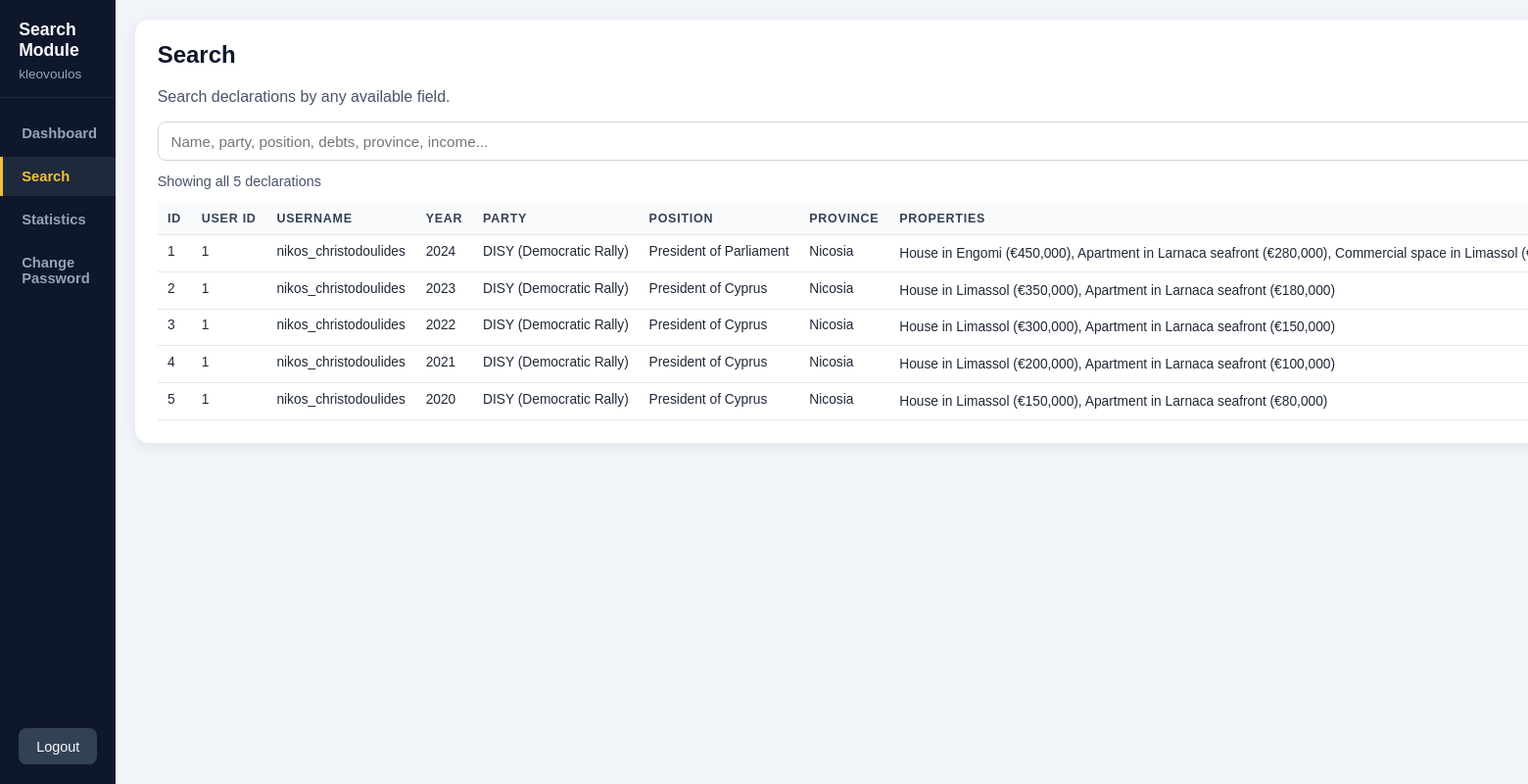
Page /modules/list.php (signed in) on the committed database.
### tables this page shows
CREATE TABLE declarations (
    id INT AUTO_INCREMENT PRIMARY KEY,
    user_id INT NOT NULL,
    declaration_year YEAR NOT NULL,
    party VARCHAR(255) NOT NULL,
    position VARCHAR(255) NOT NULL,
    province VARCHAR(255) NOT NULL,
    properties TEXT,
    vehicles TEXT,
    shares TEXT,
    debts TEXT,
    income DECIMAL(15, 2),
    created_at TIMESTAMP DEFAULT CURRENT_TIMESTAMP,
    FOREIGN KEY (user_id) REFERENCES users (id) ON DELETE CASCADE
);

CREATE TABLE users (
    id INT AUTO_INCREMENT PRIMARY KEY,
    username VARCHAR(255) NOT NULL UNIQUE,
    email VARCHAR(255) NOT NULL UNIQUE,
    password_hash TEXT NOT NULL,
    role ENUM('citizen', 'politician', 'admin') NOT NULL,
    created_at TIMESTAMP DEFAULT CURRENT_TIMESTAMP
);

### modules/list.php (the view, shortened to what this page needs)
<?php
require_once '../includes/db.php';
$isLoggedInCitizen = isset($_SESSION['user_id']) && (($_SESSION['role'] ?? '') === 'citizen');
$username = trim((string) ($_SESSION['username'] ?? 'Guest'));
$keyword = trim($_GET['keyword'] ?? '');
$results = [];
if ($keyword !== '') {
    $kw = '%' . $keyword . '%';
    $stmt = $pdo->prepare(
        'SELECT d.*, u.username
         FROM declarations d
         JOIN users u ON d.user_id = u.id
         WHERE u.username LIKE :kw
            OR CAST(d.id AS CHAR) LIKE :kw
            OR CAST(d.user_id AS CHAR) LIKE :kw
            OR CAST(d.declaration_year AS CHAR) LIKE :kw
                OR d.party LIKE :kw
                OR d.position LIKE :kw
                OR d.province LIKE :kw
            OR d.properties LIKE :kw
            OR d.vehicles LIKE :kw
            OR d.shares LIKE :kw
            OR d.debts LIKE :kw
                OR CAST(d.created_at AS CHAR) LIKE :kw
            OR CAST(d.income AS CHAR) LIKE :kw
         ORDER BY d.declaration_year DESC, u.username ASC'
    );
    $stmt->execute([':kw' => $kw]);
    $results = $stmt->fetchAll();
} else {
    $stmt = $pdo->prepare(
        'SELECT d.*, u.username
         FROM declarations d
         JOIN users u ON d.user_id = u.id
         ORDER BY d.declaration_year DESC, u.username ASC'
    );
    $stmt->execute();
    $results = $stmt->fetchAll();
}
?>
<!DOCTYPE html>
<html lang="en">
<head>
    <link rel="stylesheet" href="search/style.css">
</head>
<body>
<div class="layout">
    <aside class="sidebar">
        <div class="side-header">
            <h2>Search Module</h2>
            <p><?= htmlspecialchars($username, ENT_QUOTES, 'UTF-8') ?></p>
        </div>
        <nav class="side-nav">
            <?php if ($isLoggedInCitizen): ?>
                <a href="search/search.php?section=dashboard" class="side-link">Dashboard</a>
            <?php endif; ?>
            <a href="list.php" class="side-link active">Search</a>
            <a href="search/search.php?section=statistics" class="side-link">Statistics</a>
            <?php if ($isLoggedInCitizen): ?>
                <a href="search/search.php?section=change-password" class="side-link">Change Password</a>
            <?php endif; ?>
        </nav>
        <?php if ($isLoggedInCitizen): ?>
            <a class="logout-link" href="../auth/logout.php">Logout</a>
        <?php else: ?>
            <a class="logout-link" href="../auth/login.php">Login</a>
        <?php endif; ?>
    </aside>
    <main class="content">
        <section class="panel">
            <h1>Search</h1>
            <p>Search declarations by any available field.</p>
            <form class="search-form" method="GET" action="list.php">
                <input
                    type="text"
                    name="keyword"
                    placeholder="Name, party, position, debts, province, income..."
                    value="<?= htmlspecialchars($keyword, ENT_QUOTES, 'UTF-8') ?>"
                >
            </form>
            <p class="result-count">
                <?php if ($keyword !== ''): ?>
                    <?= count($results) ?> result<?= count($results) !== 1 ? 's' : '' ?> for "<?= htmlspecialchars($keyword, ENT_QUOTES, 'UTF-8') ?>"
                <?php else: ?>
                    Showing all <?= count($results) ?> declaration<?= count($results) !== 1 ? 's' : '' ?>
                <?php endif; ?>
            </p>
            <div class="table-wrap">
                <table class="declarations-full-table">
                    <thead>
                        <tr>
                            <th>ID</th>
                            <th>User ID</th>
                            <th>Username</th>
                            <th>Year</th>
                            <th>Party</th>
                            <th>Position</th>
                            <th>Province</th>
                            <th>Properties</th>
                        </tr>
                    </thead>
                    <tbody>
                    <?php foreach ($results as $row): ?>
                        <tr>
                            <td><?= (int) $row['id'] ?></td>
                            <td><?= (int) $row['user_id'] ?></td>
                            <td><?= htmlspecialchars((string) $row['username'], ENT_QUOTES, 'UTF-8') ?></td>
                            <td><?= htmlspecialchars((string) $row['declaration_year'], ENT_QUOTES, 'UTF-8') ?></td>
                            <td><?= htmlspecialchars((string) $row['party'], ENT_QUOTES, 'UTF-8') ?></td>
                            <td><?= htmlspecialchars((string) $row['position'], ENT_QUOTES, 'UTF-8') ?></td>
                            <td><?= htmlspecialchars((string) $row['province'], ENT_QUOTES, 'UTF-8') ?></td>
                            <td class="text-cell"><?= htmlspecialchars((string) ($row['properties'] ?? ''), ENT_QUOTES, 'UTF-8') ?></td>
                        </tr>
                    <?php endforeach; ?>
                    </tbody>
                </table>
            </div>
        </section>
    </main>
</div>
</body>
</html>

### modules/search/style.css (style rules this page uses)
* { box-sizing: border-box; }
body { margin: 0; font-family: Arial, sans-serif; background: #f1f5f9; color: #1f2937; }
.layout { display: flex; min-height: 100vh; }
.sidebar { width: 240px; background: #0f172a; color: #cbd5e1; display: flex; flex-direction: column; padding: 1.25rem 0; }
.side-header { padding: 0 1.2rem 1rem; border-bottom: 1px solid #1e293b; }
.side-header h2 { margin: 0; color: #f8fafc; font-size: 1.1rem; }
.side-header p { margin: 0.4rem 0 0; font-size: 0.85rem; color: #94a3b8; }
.side-nav { padding: 1rem 0; display: grid; gap: 0.25rem; }
.side-link { text-decoration: none; color: #94a3b8; padding: 0.75rem 1.2rem; font-size: 0.92rem; font-weight: 700; border-left: 3px solid transparent; }
.side-link.active { background: #1e293b; color: #f3bf3a; border-left-color: #f3bf3a; }
.logout-link { margin: auto 1.2rem 0; text-decoration: none; color: #f8fafc; background: #334155; text-align: center; padding: 0.65rem; border-radius: 8px; font-size: 0.9rem; }
.content { flex: 1; padding: 1.25rem; }
.panel { background: #fff; border-radius: 14px; box-shadow: 0 3px 14px rgba(15, 23, 42, 0.08); padding: 1.4rem; margin-bottom: 1rem; }
.panel h1, .panel h2, .panel h3 { margin-top: 0; color: #0f172a; }
.panel p { color: #475569; }
.search-form { margin-top: 0.8rem; display: flex; gap: 0.6rem; }
.search-form input[type="text"] { flex: 1; padding: 0.65rem 0.8rem; border: 1px solid #d1d5db; border-radius: 8px; font-size: 0.95rem; }
.result-count { margin-top: 0.8rem; font-size: 0.9rem; color: #64748b; }
.table-wrap { margin-top: 0.8rem; overflow-x: auto; max-width: 100%; }
.declarations-full-table { width: max-content; min-width: 1450px; }
.declarations-full-table td, .declarations-full-table th { vertical-align: top; }
.declarations-full-table .text-cell { min-width: 200px; white-space: normal; word-break: break-word; line-height: 1.4; }
table { width: max-content; border-collapse: collapse; font-size: 0.86rem; }
th, td { padding: 0.55rem 0.65rem; border-bottom: 1px solid #e2e8f0; text-align: left; }
th { background: #f8fafc; color: #334155; font-size: 0.78rem; text-transform: uppercase; letter-spacing: 0.06em; }

### rows in the picture
declarations: id "1", user "1", user.username "nikos_christodoulides", declaration_year "2024", party "DISY (Democratic Rally)", position "President of Parliament", province "Nicosia", properties "House in Engomi (€450,000), Apartment in Larnaca seafront (€280,000), Commercial space in Limassol…"
declarations: id "2", user "1", user.username "nikos_christodoulides", declaration_year "2023", party "DISY (Democratic Rally)", position "President of Cyprus", province "Nicosia", properties "House in Limassol (€350,000), Apartment in Larnaca seafront (€180,000)"
declarations: id "3", user "1", user.username "nikos_christodoulides", declaration_year "2022", party "DISY (Democratic Rally)", position "President of Cyprus", province "Nicosia", properties "House in Limassol (€300,000), Apartment in Larnaca seafront (€150,000)"
declarations: id "4", user "1", user.username "nikos_christodoulides", declaration_year "2021", party "DISY (Democratic Rally)", position "President of Cyprus", province "Nicosia", properties "House in Limassol (€200,000), Apartment in Larnaca seafront (€100,000)"
declarations: id "5", user "1", user.username "nikos_christodoulides", declaration_year "2020", party "DISY (Democratic Rally)", position "President of Cyprus", province "Nicosia", properties "House in Limassol (€150,000), Apartment in Larnaca seafront (€80,000)"

### other values in the picture
$username "kleovoulos"
count($results) "5"
